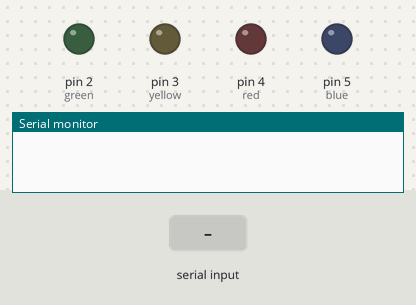
Bench run of a sketch on a simulated Arduino Uno, built with avr-gcc and run on an emulated ATmega328P. On the bench: output pins drawn as LEDs (lit = HIGH), the last lines printed to the serial monitor. The inputs (shaded band) are chosen by the test bench.

Above: at 1.2 s.
1.3 s: "2" received over Serial
At 2.4 s:
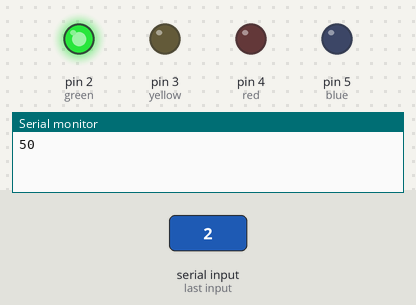
2.8 s: "3" received over Serial
At 3.6 s:
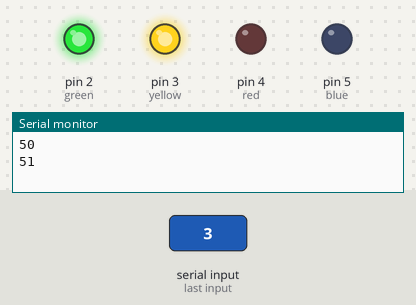
4.3 s: "4" received over Serial
At 4.7 s:
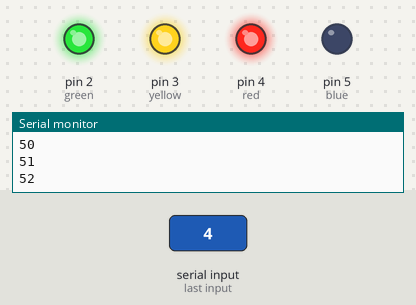
5.8 s: "5" received over Serial
At 7.0 s:
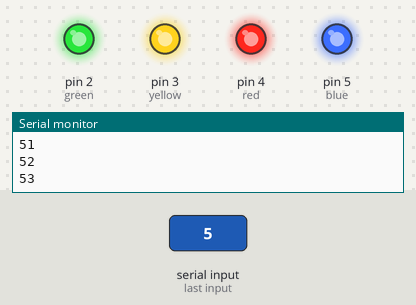
7.3 s: "2" received over Serial
At 8.2 s:
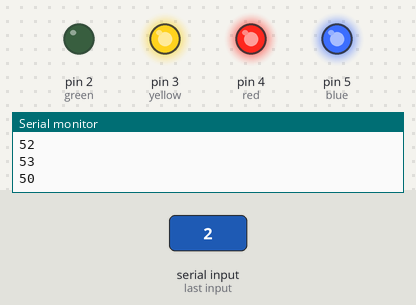
8.8 s: "3" received over Serial
At 9.3 s:
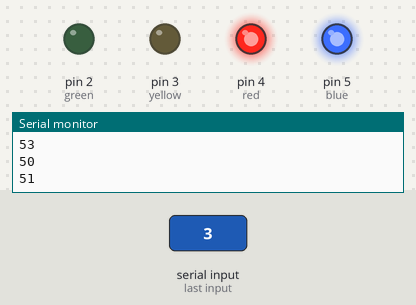
Timing chart, 0 to 11.3 s (numbered marks = the images above; inputs shaded):
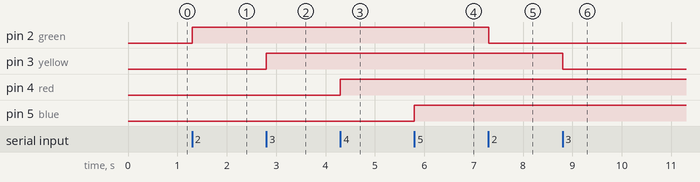

The sketch:

ArduinoEmotiv.ino
```cpp
int green = 2;
int yellow = 3;
int red = 4;
int blue = 5;
int in;

int greenHL = LOW;
int yellowHL = LOW;
int redHL = LOW;
int blueHL = LOW;

void setup() {
  pinMode(green, OUTPUT);
  pinMode(yellow, OUTPUT);
  pinMode(red, OUTPUT);
  pinMode(blue, OUTPUT);
  Serial.begin(9600);
}

void loop() {
  if (Serial.available() > 0) {
    in = Serial.read();
    Serial.println(in);
    switch(in) {
      case 50:
        if (greenHL == LOW) {
          greenHL = HIGH;
          digitalWrite(green, greenHL);
        } else {
          greenHL = LOW;
          digitalWrite(green, greenHL);
        }
        break;

      case 51:
      if (yellowHL == LOW) {
          yellowHL = HIGH;
          digitalWrite(yellow, yellowHL);
        } else {
          yellowHL = LOW;
          digitalWrite(yellow, yellowHL);
        }
        break;

        case 52:
      if (redHL == LOW) {
          redHL = HIGH;
          digitalWrite(red, redHL);
        } else {
          redHL = LOW;
          digitalWrite(red, redHL);
        }
        break;

        case 53:
      if (blueHL == LOW) {
          blueHL = HIGH;
          digitalWrite(blue, blueHL);
        } else {
          blueHL = LOW;
          digitalWrite(blue, blueHL);
        }
        break;
    }
  }
}
```

Measured:
- after the input at 1.3 s, pin 2 (green): LOW → HIGH at once
- after the input at 2.8 s, pin 3 (yellow): LOW → HIGH at once
- after the input at 4.3 s, pin 4 (red): LOW → HIGH at once
- after the input at 5.8 s, pin 5 (blue): LOW → HIGH at once
- after the input at 7.3 s, pin 2 (green): HIGH → LOW at once
- after the input at 8.8 s, pin 3 (yellow): HIGH → LOW at once
